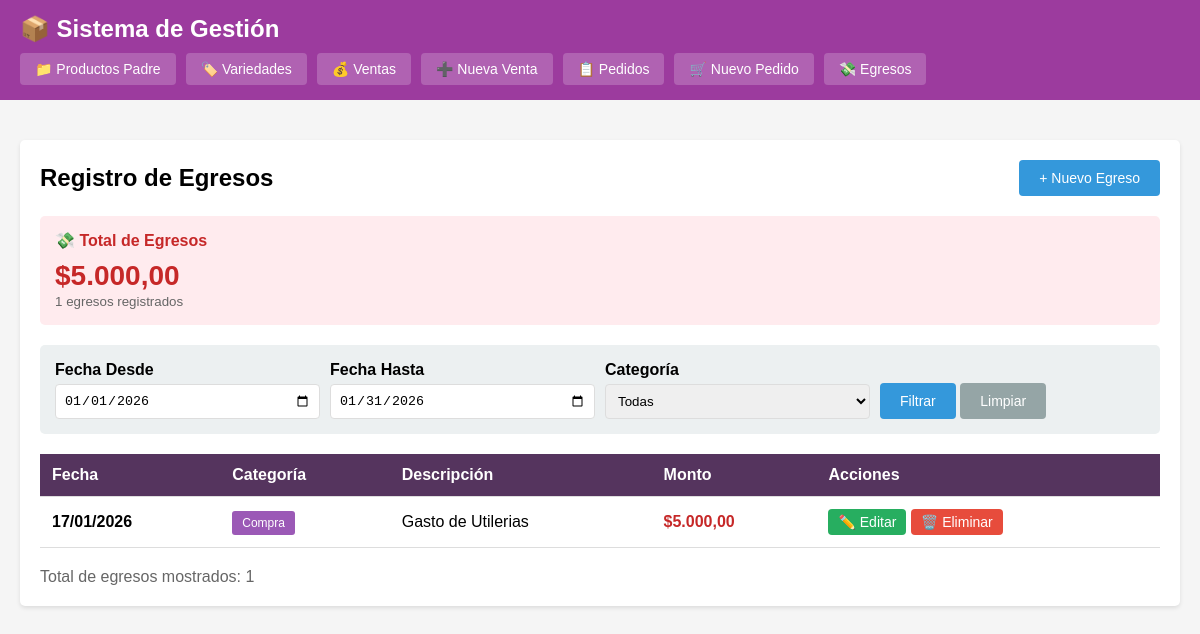
Page /index.php?c=egreso&a=index on the earlier database version.
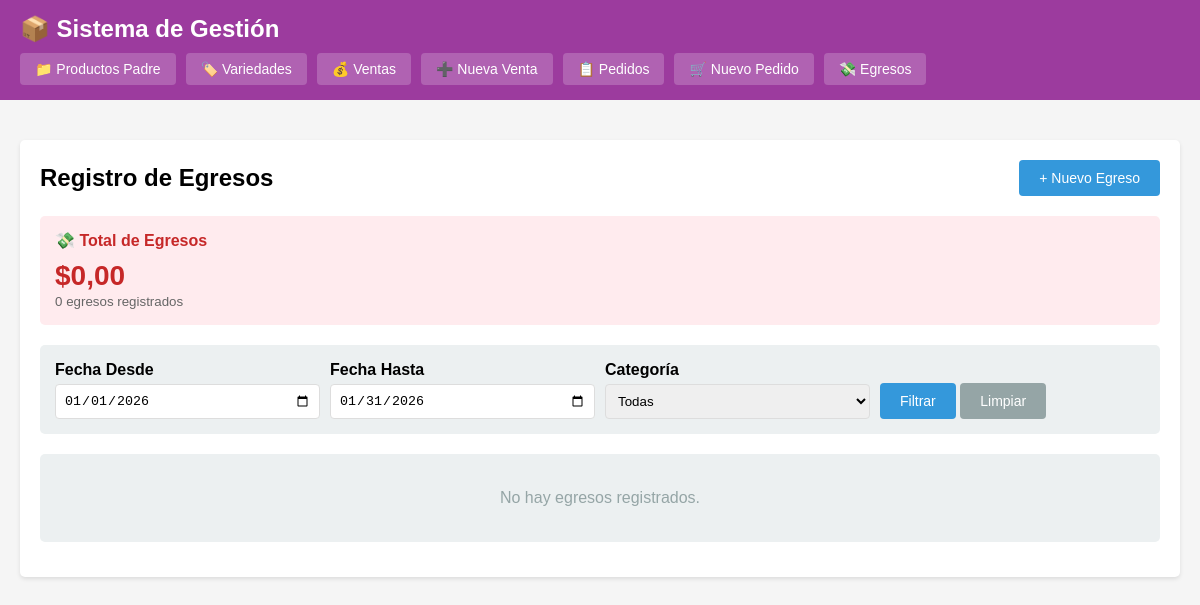
Same page on the later database version.
### tables this page shows
CREATE TABLE egresos (
                id INTEGER PRIMARY KEY AUTOINCREMENT,
                fecha DATE NOT NULL,
                monto DECIMAL(10,2) NOT NULL,
                descripcion TEXT NOT NULL,
                categoria VARCHAR(100),
                fecha_creacion DATETIME DEFAULT CURRENT_TIMESTAMP
            );

### controllers/EgresoController.php (called while the page is built, shortened)
<?php
class EgresoController {
    private $egresoModel;
    public function __construct() {
        $this->egresoModel = new Egreso();
    }
    public function index() {
        $filtros = [];
        if (empty($_GET['fecha_desde']) && empty($_GET['fecha_hasta']) && empty($_GET['categoria'])) {
            $filtros['fecha_desde'] = date('Y-m-01');
            $filtros['fecha_hasta'] = date('Y-m-t');
        }
        $egresos = $this->egresoModel->getAll($filtros);
        $total_egresos = $this->egresoModel->getTotalEgresos($filtros);
        $categorias = $this->egresoModel->getCategorias();
        $this->render('egresos/index', [
            'egresos' => $egresos,
            'total_egresos' => $total_egresos,
            'categorias' => $categorias,
            'filtros' => $filtros
        ]);
    }
    private function render($view, $data = []) {
        extract($data);
        require BASE_PATH . '/views/' . $view . '.php';
        require BASE_PATH . '/views/layout.php';
    }
}
?>

### config/database.php (called while the page is built, shortened)
<?php
class Database {
    private static $instance = null;
    private $conn;
    private function __construct() {
        try {
            $this->conn = new PDO('sqlite:' . DB_PATH);
            $this->conn->setAttribute(PDO::ATTR_ERRMODE, PDO::ERRMODE_EXCEPTION);
            $this->conn->setAttribute(PDO::ATTR_DEFAULT_FETCH_MODE, PDO::FETCH_ASSOC);
        } catch(PDOException $e) {
            die("Error de conexión: " . $e->getMessage());
        }
    }
    public static function getInstance() {
        if (self::$instance === null) {
            self::$instance = new self();
        }
        return self::$instance;
    }
    public function getConnection() {
        return $this->conn;
    }
}
?>

### models/Egreso.php (called while the page is built, shortened)
<?php
class Egreso {
    private $db;
    public function __construct() {
        $this->db = Database::getInstance()->getConnection();
    }
    public function getAll($filtros = []) {
        $sql = "SELECT * FROM egresos WHERE 1=1";
        $params = [];
        if (!empty($filtros['fecha_desde'])) {
            $sql .= " AND fecha >= ?";
            $params[] = $filtros['fecha_desde'];
        }
        if (!empty($filtros['fecha_hasta'])) {
            $sql .= " AND fecha <= ?";
            $params[] = $filtros['fecha_hasta'];
        }
        $sql .= " ORDER BY fecha DESC, fecha_creacion DESC";
        $stmt = $this->db->prepare($sql);
        $stmt->execute($params);
        return $stmt->fetchAll();
    }
    public function getTotalEgresos($filtros = []) {
        $sql = "SELECT SUM(monto) as total FROM egresos WHERE 1=1";
        $params = [];
        if (!empty($filtros['fecha_desde'])) {
            $sql .= " AND fecha >= ?";
            $params[] = $filtros['fecha_desde'];
        }
        if (!empty($filtros['fecha_hasta'])) {
            $sql .= " AND fecha <= ?";
            $params[] = $filtros['fecha_hasta'];
        }
        $stmt = $this->db->prepare($sql);
        $stmt->execute($params);
        $result = $stmt->fetch();
        return $result['total'] ?? 0;
    }
}
?>

### helpers/FormatHelper.php (called while the page is built, shortened)
<?php
class FormatHelper {
    public static function precio($valor) {
        return '$' . number_format($valor, 2, ',', '.');
    }
}
?>

### views/egresos/index.php (the view, shortened to what the changed rows need)
<div style="display: flex; justify-content: space-between; align-items: center; margin-bottom: 20px;">
    <h2>Registro de Egresos</h2>
    <a href="index.php?c=egreso&a=crear" class="btn btn-primary">+ Nuevo Egreso</a>
</div>
<div class="card" style="background: #ffebee; margin-bottom: 20px;">
    <h4 style="margin-bottom: 10px; color: #c62828;">💸 Total de Egresos</h4>
    <div style="font-size: 28px; font-weight: bold; color: #c62828;">
        <?= FormatHelper::precio($total_egresos) ?>
    </div>
    <small style="color: #666;"><?= count($egresos) ?> egresos registrados</small>
</div>
<div class="filtros">
    <form method="GET" action="index.php">
    </form>
</div>
<?php if (empty($egresos)): ?>
    <div class="card">
        <p style="text-align: center; color: #95a5a6; padding: 20px;">No hay egresos registrados.</p>
    </div>
<?php else: ?>
    <table>
        <thead>
            <tr>
                <th>Fecha</th>
                <th>Categoría</th>
                <th>Descripción</th>
                <th>Monto</th>
                <th>Acciones</th>
            </tr>
        </thead>
        <tbody>
            <?php foreach ($egresos as $egreso): ?>
                <tr>
                    <td><strong><?= date('d/m/Y', strtotime($egreso['fecha'])) ?></strong></td>
                    <td>
                        <?php if ($egreso['categoria']): ?>
                            <span class="badge" style="background: #9b59b6;">
                                <?= htmlspecialchars($egreso['categoria']) ?>
                            </span>
                        <?php else: ?>
                            <span style="color: #95a5a6;">Sin categoría</span>
                        <?php endif; ?>
                    </td>
                    <td><?= nl2br(htmlspecialchars($egreso['descripcion'])) ?></td>
                    <td><strong style="color: #c62828; font-size: 16px;"><?= FormatHelper::precio($egreso['monto']) ?></strong></td>
                    <td>
                        <a href="index.php?c=egreso&a=editar&id=<?= $egreso['id'] ?>" class="btn btn-success" style="padding: 5px 10px;">✏️ Editar</a>
                        <a href="index.php?c=egreso&a=eliminar&id=<?= $egreso['id'] ?>"
                           class="btn btn-danger"
                           style="padding: 5px 10px;"
                           onclick="return confirm('¿Eliminar este egreso?')">🗑️ Eliminar</a>
                    </td>
                </tr>
            <?php endforeach; ?>
        </tbody>
    </table>
    <div style="margin-top: 20px; color: #666;">
        Total de egresos mostrados: <?= count($egresos) ?>
    </div>
<?php endif; ?>

Differences in the rows shown:
removed egresos: fecha "17/01/2026", categoria "Compra", descripcion "Gasto de Utilerias", monto "$5.000,00"
Other differences:
FormatHelper::precio($total_egresos): "$5.000,00" → "$0,00"
count($egresos): "1" → "0"
count($egresos): "1" → (not shown)
text no longer shown: "Fecha Categoría Descripción Monto Acciones Total de egresos mostrados:"
text now shown: "No hay egresos registrados."
